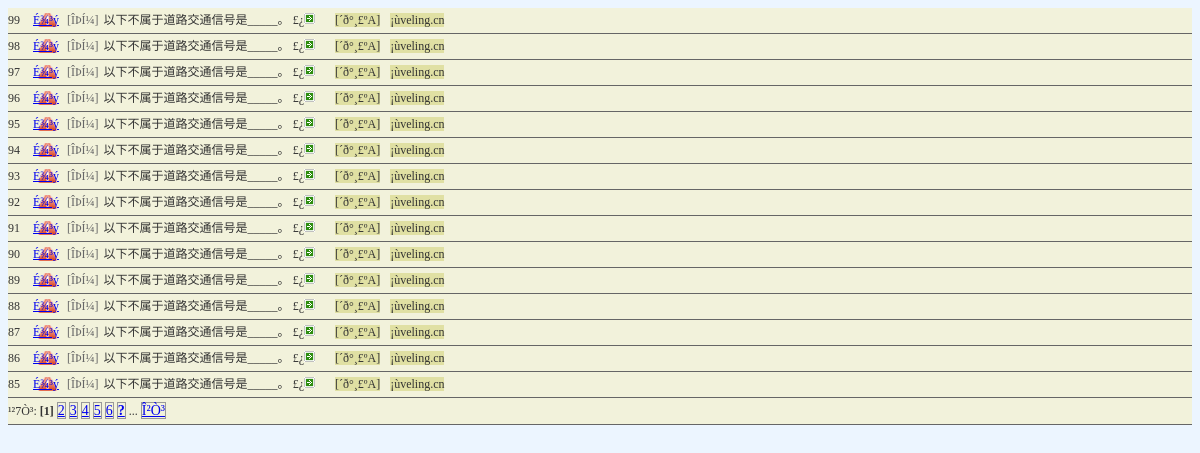
The page /admin/Questions_list.php (signed in) on the database its author committed.
### tables this page shows
CREATE TABLE `veling_drive_exam` (
  `id` int(255) unsigned NOT NULL AUTO_INCREMENT,
  `question` varchar(255) DEFAULT NULL,
  `pic` varchar(255) DEFAULT NULL,
  `a` varchar(255) DEFAULT NULL,
  `b` varchar(255) DEFAULT NULL,
  `c` varchar(255) DEFAULT NULL,
  `d` varchar(255) DEFAULT NULL,
  `answer` varchar(255) DEFAULT NULL,
  `easycount` int(255) unsigned NOT NULL DEFAULT '0',
  `heardcount` int(255) unsigned NOT NULL DEFAULT '0',
  `operater` varchar(20) DEFAULT NULL,
  `addtime` datetime DEFAULT NULL,
  PRIMARY KEY (`id`)
);

### admin/Questions_list.php (the view, shortened to what this page needs)
<body>
<?php
  require("../page.php");
  $query="select  * from veling_drive_exam order  by id desc";
  genpage($query,15);
  $result=mysql_query($query);
  echo "<div class='list'><ul>\r\n";
  while($rs=mysql_fetch_object($result))
  {
    echo "<li><span class='aid'>$rs->id </span><span class='dell'>";
?>
    <a href='javascript:suredo("del.php?id=<?php echo "$rs->id";?>&type=choice","È·¶¨É¾³ý?")'>É¾³ý</a></span>
<?php
    if ($rs->pic <>"")
      echo "<span class='ytu'>[ÓÐÍ¼]</span>";
    else echo "<span class='wutu'>[ÎÞÍ¼]</span>";
    echo "\r\n<span class='q'>$rs->question £¿</span><span class='more'><img src='images/dot02.gif' border='0' alt='$rs->question'/></span><span class='an'>[´ð°¸£º$rs->answer]</span><span class='an'>¡ù$rs->operater</span></li>\r\n";
  }
  echo "<li><span class='pages'>";
  showpage();
  echo "</span></li></ul></div>";
?>
 </body>

### page.php (shortened to what this page needs)
<?php
function genpage(&$sql,$page_size=12)
 {
      global $prepage,$nextpage,$pages,$sums;
      $page = $_GET["page"];
      $eachpage = $page_size;
      $pagesql = strstr($sql," from ");
      $pagesql = "select count(*) as ids ".$pagesql;
      $result = mysql_query($pagesql) or die(mysql_error());
      if($rs = mysql_fetch_array($result)) $sums = $rs[0];
      $pages = ceil(($sums-0.5)/$eachpage)-1;
      $pages = $pages>=0?$pages:0;
 }
function showpage()
{
    global $page,$pages,$prepage,$nextpage,$queryString;
    $shownum =10/2;
    $startpage = ($page>=$shownum)?$page-$shownum:0;
    $endpage = ($page+$shownum<=$pages)?$page+$shownum:$pages;
    echo "¹²".($pages+1)."Ò³: ";
    for($i=$startpage;$i<=$endpage;$i++)
    {
        if($i==$page)    echo " <b>[".($i+1)."]</b> ";
        else        echo " <a href=$PHP_SELF?page=$i&$queryString>".($i+1)."</a> ";
    }
    if($endpage<$pages)
        echo "<b><a href=$PHP_SELF?page=".($page+$shownum*2)."&$queryString>?</a></b> ... ";
    if($page<$pages)
        echo "<a href=$PHP_SELF?page=$pages&$queryString>Î²Ò³</a>";
}
?>

### admin/Questions_list.php (style rules this page uses)
.list { padding-left:0px; }
.list ul { padding-left:0px; }
.list ul li { font-size:12px; color:#333333; border-bottom: 1px solid #666; line-height:25px; background-color: #F2F2DB; list-style:none; }
.list .aid { width:30px; text-align:right; padding-right:10px; }
.list .q { width:480px; height:26px; margin-left:2px; overflow:hidden; }
.list .an { width:70px; margin-left:10px; overflow:hidden; background-color: #E0E0A3; text-align:center; }
.list .more { width:12px; margin-left:0px; padding-right:10px; }
.list .dell { width:50px; text-align:right; padding-right:5px; }
.dell a { width:50px; background-image: url(images/warning.gif); background-repeat: no-repeat; background-position: left; }
.list .wutu { width:40px; color:#666666; }
.pages a { width:30px; border: 1px solid #999; text-align:center; font-size:14px; }

### rows shown on the page
veling_drive_exam: id "99", pic "[ÎÞÍ¼]", question "以下不属于道路交通信号是_____。", answer "A", operater "veling.cn"
veling_drive_exam: id "98", pic "[ÎÞÍ¼]", question "以下不属于道路交通信号是_____。", answer "A", operater "veling.cn"
veling_drive_exam: id "97", pic "[ÎÞÍ¼]", question "以下不属于道路交通信号是_____。", answer "A", operater "veling.cn"
veling_drive_exam: id "96", pic "[ÎÞÍ¼]", question "以下不属于道路交通信号是_____。", answer "A", operater "veling.cn"
veling_drive_exam: id "95", pic "[ÎÞÍ¼]", question "以下不属于道路交通信号是_____。", answer "A", operater "veling.cn"
veling_drive_exam: id "94", pic "[ÎÞÍ¼]", question "以下不属于道路交通信号是_____。", answer "A", operater "veling.cn"
veling_drive_exam: id "93", pic "[ÎÞÍ¼]", question "以下不属于道路交通信号是_____。", answer "A", operater "veling.cn"
veling_drive_exam: id "92", pic "[ÎÞÍ¼]", question "以下不属于道路交通信号是_____。", answer "A", operater "veling.cn"
veling_drive_exam: id "91", pic "[ÎÞÍ¼]", question "以下不属于道路交通信号是_____。", answer "A", operater "veling.cn"
veling_drive_exam: id "90", pic "[ÎÞÍ¼]", question "以下不属于道路交通信号是_____。", answer "A", operater "veling.cn"
veling_drive_exam: id "89", pic "[ÎÞÍ¼]", question "以下不属于道路交通信号是_____。", answer "A", operater "veling.cn"
veling_drive_exam: id "88", pic "[ÎÞÍ¼]", question "以下不属于道路交通信号是_____。", answer "A", operater "veling.cn"
veling_drive_exam: id "87", pic "[ÎÞÍ¼]", question "以下不属于道路交通信号是_____。", answer "A", operater "veling.cn"
veling_drive_exam: id "86", pic "[ÎÞÍ¼]", question "以下不属于道路交通信号是_____。", answer "A", operater "veling.cn"
veling_drive_exam: id "85", pic "[ÎÞÍ¼]", question "以下不属于道路交通信号是_____。", answer "A", operater "veling.cn"

### other values the page prints
$pages+1 "7"
